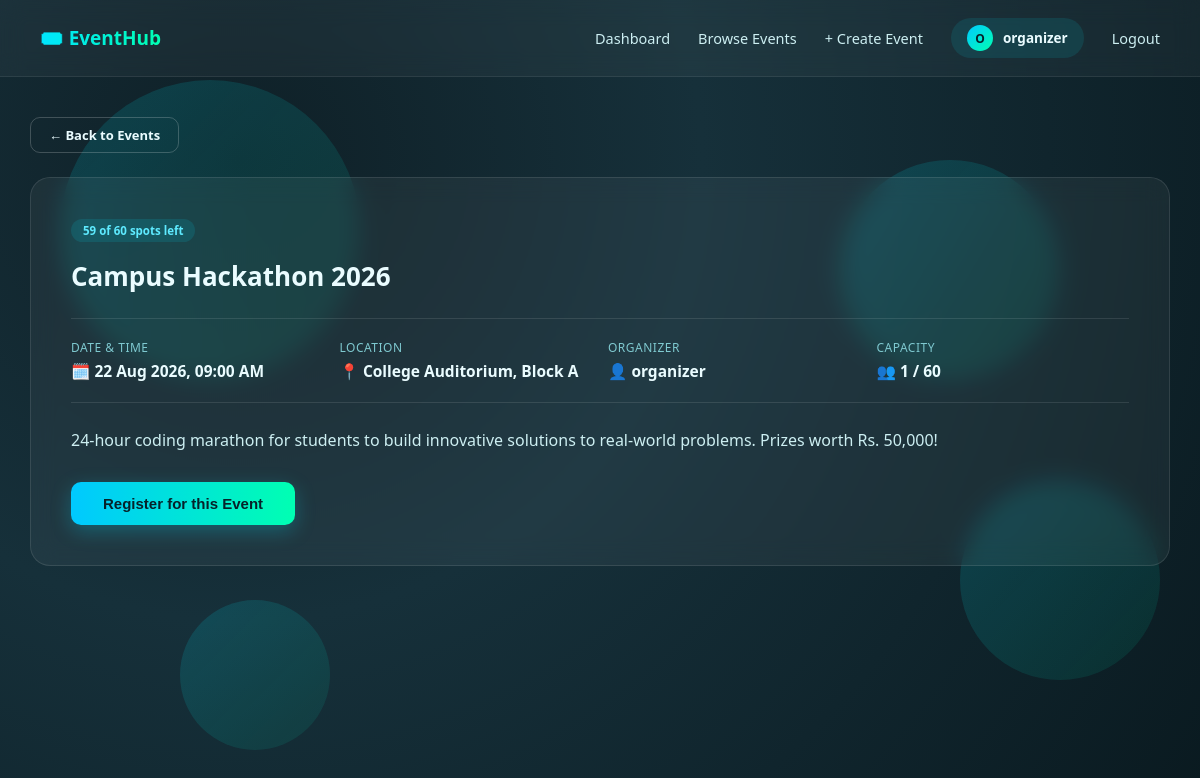
The app's page /events/2 (signed in) with its own data.
### tables this page shows
CREATE TABLE user (
            id INTEGER PRIMARY KEY AUTOINCREMENT,
            username TEXT UNIQUE NOT NULL,
            email TEXT UNIQUE NOT NULL,
            password_hash TEXT NOT NULL,
            is_organizer INTEGER DEFAULT 0,
            created_at TIMESTAMP DEFAULT CURRENT_TIMESTAMP
        );

CREATE TABLE event (
            id INTEGER PRIMARY KEY AUTOINCREMENT,
            title TEXT NOT NULL,
            description TEXT NOT NULL,
            location TEXT NOT NULL,
            event_date TIMESTAMP NOT NULL,
            capacity INTEGER DEFAULT 50,
            organizer_id INTEGER NOT NULL,
            created_at TIMESTAMP DEFAULT CURRENT_TIMESTAMP,
            FOREIGN KEY (organizer_id) REFERENCES user (id)
        );

### app.py (the view)
@app.route('/events/<int:event_id>')
@login_required
def event_detail(event_id):
    db = get_db()
    row = db.execute("SELECT * FROM event WHERE id = ?", (event_id,)).fetchone()
    if not row:
        flash('Event not found.', 'error')
        return redirect(url_for('events'))
    spots_left, registered_count = event_spots_left(row, db)
    organizer = db.execute("SELECT username FROM user WHERE id = ?", (row['organizer_id'],)).fetchone()
    event = {
        **dict(row),
        'spots_left': spots_left,
        'registered_count': registered_count,
        'event_date': parse_dt(row['event_date']),
        'organizer_username': organizer['username'] if organizer else 'Unknown'
    }
    is_registered = db.execute(
        "SELECT 1 FROM registration WHERE user_id = ? AND event_id = ? AND status = 'confirmed'",
        (session['user_id'], event_id)
    ).fetchone() is not None
    return render_template('event_detail.html', event=event, is_registered=is_registered)

### app.py (called while the page is built)
def get_db():
    if 'db' not in g:
        g.db = sqlite3.connect(DB_NAME)
        g.db.row_factory = sqlite3.Row
        g.db.execute("PRAGMA foreign_keys = ON")
    return g.db

def parse_dt(value):
    if isinstance(value, datetime):
        return value
    for fmt in ('%Y-%m-%d %H:%M:%S', '%Y-%m-%dT%H:%M'):
        try:
            return datetime.strptime(value, fmt)
        except ValueError:
            continue
    return None

def event_spots_left(event_row, db):
    count = db.execute(
        "SELECT COUNT(*) FROM registration WHERE event_id = ? AND status = 'confirmed'",
        (event_row['id'],)
    ).fetchone()[0]
    return max(event_row['capacity'] - count, 0), count

def login_required(f):
    @wraps(f)
    def decorated(*args, **kwargs):
        if 'user_id' not in session:
            flash('Please log in to access this page.', 'info')
            return redirect(url_for('login'))
        return f(*args, **kwargs)
    return decorated

@app.context_processor
def inject_user():
    class CurrentUser:
        is_authenticated = 'user_id' in session
        username = session.get('username')
        is_organizer = session.get('is_organizer', False)
    return {'current_user': CurrentUser()}

### templates/event_detail.html (shortened to what this page needs)
{% extends "base.html" %}
{% block content %}
<div class="page-wrapper">
    <a href="{{ url_for('events') }}" class="btn-outline" style="margin-bottom: 24px; padding: 8px 18px; font-size: 13px;">← Back to Events</a>
    <div class="detail-card">
        {% if is_registered %}
            <span class="event-badge registered">✓ You're registered</span>
        {% elif event.spots_left <= 0 %}
            <span class="event-badge full">Event Full</span>
        {% else %}
            <span class="event-badge">{{ event.spots_left }} of {{ event.capacity }} spots left</span>
        {% endif %}
        <h1 style="margin-top: 16px;">{{ event.title }}</h1>
        <div class="detail-meta-grid">
            <div class="meta-item">
                <div class="meta-label">Date & Time</div>
                <div class="meta-value">🗓️ {{ event.event_date.strftime('%d %b %Y, %I:%M %p') }}</div>
            </div>
            <div class="meta-item">
                <div class="meta-label">Location</div>
                <div class="meta-value">📍 {{ event.location }}</div>
            </div>
            <div class="meta-item">
                <div class="meta-label">Organizer</div>
                <div class="meta-value">👤 {{ event.organizer_username }}</div>
            </div>
            <div class="meta-item">
                <div class="meta-label">Capacity</div>
                <div class="meta-value">👥 {{ event.registered_count }} / {{ event.capacity }}</div>
            </div>
        </div>
        <p class="detail-description">{{ event.description }}</p>
        {% if is_registered %}
        <form method="POST" action="{{ url_for('cancel_registration', event_id=event.id) }}" class="inline-form">
            <button type="submit" class="btn-danger">Cancel Registration</button>
        </form>
        {% elif event.spots_left > 0 %}
        <form method="POST" action="{{ url_for('register_for_event', event_id=event.id) }}" class="inline-form">
            <button type="submit" class="btn-primary" style="width: auto; padding: 13px 32px;">Register for this Event</button>
        </form>
        {% else %}
        <button class="btn-outline" disabled style="opacity: 0.5; cursor: not-allowed;">Event is Full</button>
        {% endif %}
    </div>
</div>
{% endblock %}

### templates/base.html (shortened to what this page needs)
<!DOCTYPE html>
<html lang="en">
<head>
<link rel="stylesheet" href="{{ url_for('static', filename='style.css') }}">
</head>
<body>
    <div class="bg-shapes"><span></span><span></span><span></span><span></span></div>
    {% if current_user.is_authenticated %}
    <div class="navbar">
        <div class="brand">🎟️ EventHub</div>
        <nav>
            <a href="{{ url_for('dashboard') }}">Dashboard</a>
            <a href="{{ url_for('events') }}">Browse Events</a>
            {% if current_user.is_organizer %}
            <a href="{{ url_for('create_event') }}">+ Create Event</a>
            {% endif %}
            <div class="user-chip">
                <div class="avatar-circle">{{ current_user.username[0]|upper }}</div>
                {{ current_user.username }}
            </div>
            <a href="{{ url_for('logout') }}">Logout</a>
        </nav>
    </div>
    {% endif %}
    {% block content %}{% endblock %}
</body>
</html>

### static/style.css (style rules this page uses)
* { box-sizing: border-box; margin: 0; padding: 0; }
html, body { height: 100%; width: 100%; }
body { font-family: 'Segoe UI', Arial, sans-serif; color: #eafcff; min-height: 100vh; background: radial-gradient(circle at 20% 20%, #0f2027 0%, #16303a 40%, #0a1a20 100%); background-attachment: fixed; }
.bg-shapes { position: fixed; inset: 0; overflow: hidden; z-index: 0; pointer-events: none; }
.bg-shapes span { position: absolute; border-radius: 50%; background: linear-gradient(135deg, rgba(0, 229, 255, 0.15), rgba(0, 255, 178, 0.08)); animation: float 12s ease-in-out infinite; }
.bg-shapes span:nth-child(1) { width: 300px; height: 300px; top: 10%; left: 5%; animation-delay: 0s; }
.bg-shapes span:nth-child(2) { width: 200px; height: 200px; top: 60%; left: 80%; animation-delay: 3s; }
.bg-shapes span:nth-child(3) { width: 150px; height: 150px; top: 75%; left: 15%; animation-delay: 6s; }
.bg-shapes span:nth-child(4) { width: 220px; height: 220px; top: 20%; left: 70%; animation-delay: 9s; }
.btn-primary { width: 100%; padding: 13px; border: none; border-radius: 10px; background: linear-gradient(90deg, #00c9ff, #00ffb2); color: #06222a; font-weight: 700; font-size: 15px; cursor: pointer; transition: all 0.2s ease; box-shadow: 0 6px 20px rgba(0, 229, 255, 0.25); }
.navbar { position: relative; z-index: 2; display: flex; align-items: center; justify-content: space-between; padding: 18px 40px; background: rgba(255,255,255,0.04); border-bottom: 1px solid rgba(255,255,255,0.08); backdrop-filter: blur(12px); }
.navbar .brand { font-size: 19px; font-weight: 700; background: linear-gradient(90deg, #00e5ff, #00ffb2); -webkit-background-clip: text; -webkit-text-fill-color: transparent; background-clip: text; }
.navbar nav { display: flex; align-items: center; gap: 28px; }
.navbar nav a { color: #cdeff2; text-decoration: none; font-size: 14.5px; font-weight: 500; transition: color 0.2s; }
.navbar .user-chip { display: flex; align-items: center; gap: 10px; background: rgba(0, 229, 255, 0.1); padding: 7px 16px; border-radius: 30px; font-size: 13.5px; font-weight: 600; }
.avatar-circle { width: 26px; height: 26px; border-radius: 50%; background: linear-gradient(135deg, #00c9ff, #00ffb2); display: flex; align-items: center; justify-content: center; font-size: 12px; font-weight: 700; color: #06222a; }
.page-wrapper { position: relative; z-index: 1; max-width: 1200px; margin: 0 auto; padding: 40px 30px 80px; }
.event-badge { display: inline-block; padding: 4px 12px; border-radius: 20px; font-size: 11.5px; font-weight: 700; background: rgba(0, 229, 255, 0.12); color: #5eeaff; }
.detail-card { background: rgba(255,255,255,0.05); border: 1px solid rgba(255,255,255,0.1); border-radius: 20px; padding: 40px; backdrop-filter: blur(12px); }
.detail-card h1 { font-size: 26px; margin-bottom: 14px; }
.detail-meta-grid { display: grid; grid-template-columns: repeat(auto-fit, minmax(180px, 1fr)); gap: 16px; margin: 24px 0; padding: 20px 0; border-top: 1px solid rgba(255,255,255,0.1); border-bottom: 1px solid rgba(255,255,255,0.1); }
.meta-item .meta-label { font-size: 12px; color: #7fc9d0; text-transform: uppercase; letter-spacing: 0.5px; margin-bottom: 4px; }
.meta-item .meta-value { font-size: 15.5px; font-weight: 600; }
.detail-description { line-height: 1.7; color: #cdeff2; margin-bottom: 28px; }
.btn-outline { background: transparent; border: 1px solid rgba(255,255,255,0.2); color: #eafcff; padding: 13px 28px; border-radius: 10px; font-weight: 600; cursor: pointer; font-size: 14.5px; text-decoration: none; display: inline-block; }
form.inline-form { display: inline; }

### records on screen
user: username "organizer", organizer_username "organizer"
event: title "Campus Hackathon 2026", location "College Auditorium, Block A", description "24-hour coding marathon for students to build innovative solutions to real-world problems. Prizes worth Rs. 50,000!"

### other values on screen
{{ current_user.username[0]|upper }} "O"
{{ event.spots_left }} "59"
{{ event.capacity }} "60"
{{ event.event_date.strftime('%d %b %Y, %I:%M %p') }} "22 Aug 2026, 09:00 AM"
{{ event.registered_count }} "1"
